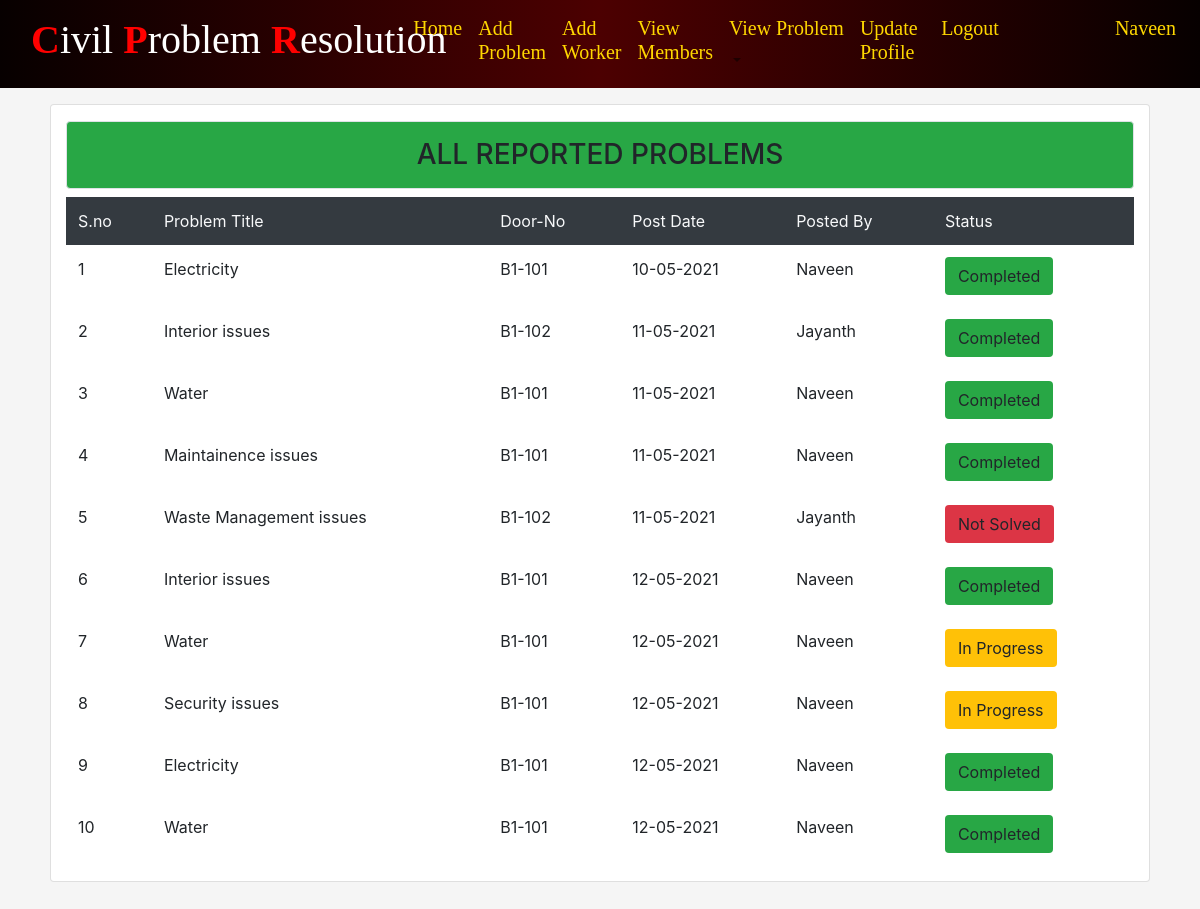
The page /allpro/ (signed in) on the database as committed earlier.
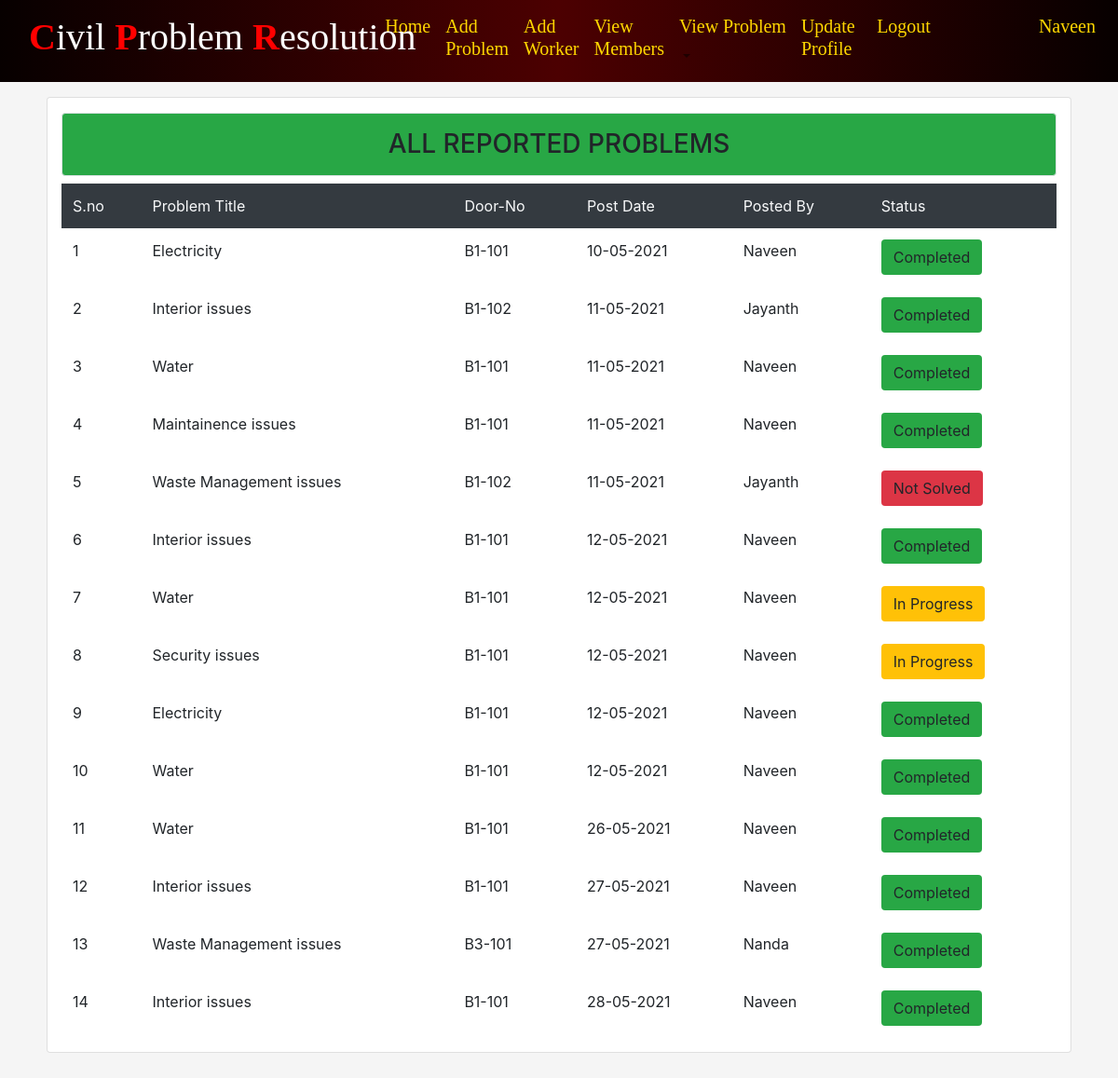
The same page on the database as committed later.
### CPRapp/models.py (models this page shows, shortened)
class Problem(models.Model):
	ptitle=models.CharField(max_length=200)
	pdesc=models.TextField()
	doorno=models.CharField(max_length=200)
	postdate=models.TextField(max_length=200,default='')
	postedby=models.CharField(max_length=200,default='')
	useremail=models.EmailField(max_length=200,default='')
	vote= models.IntegerField(default=0)
	pstatus=models.TextField(max_length=200,default='NotSolved')
	wassigned=models.CharField(max_length=200,default='')
	pamount=models.IntegerField(default=0)
	cfamount=models.IntegerField(default=0)
	xamount=models.IntegerField(default=0)
	estimatedtime=models.TextField(max_length=200,default='')
	paystatus=models.TextField(default=0)
	feedback=models.CharField(max_length=200,default='')

### CPRapp/views.py (the view)
# urls.py: path('allpro/',views.allpro,name="allpro"),
@login_required
def allpro(rq):
	data=Problem.objects.all()
	return render(rq,'html/allproblems.html',{'info':data})

### CPRapp/templates/html/allproblems.html (shortened to what this page needs)
{% extends 'html/base.html' %}
{% block content %}
<div class="card col-md-11 mt-3 mx-auto"><h3 class="p-3 bg-success text-center
mt-3 border rounded">ALL REPORTED PROBLEMS</h3>
  <table class="table table-borderless table-hover">
    <tr class="bg-dark text-light">
      <td>S.no</td>
      <td>Problem Title</td>
      <td>Door-No</td>
      <td>Post Date</td>
      <td>Posted By</td>
      <td>Status</td>
    </tr>
    {% for i in info %}
    <tr>
      <td>{{forloop.counter}}</td>
      <td>{{i.ptitle}}</td>
      <td>{{i.doorno}}</td>
      <td>{{i.postdate}}</td>
      <td>{{i.postedby}}</td>
      {% if "NotSolved" == i.pstatus %}
         <td><Strong class=" btn bg-danger rounded " href="#">Not Solved</Strong></td>
      {% elif "InProgress" == i.pstatus %}
         <td><Strong class=" btn bg-warning rounded" href="#">In Progress</Strong></td>
      {% else %}
        <td><Strong class=" btn bg-success rounded" href="#">Completed</Strong></td>
      {% endif %}
    </tr>
    {% endfor %}
  </table>
  </div>
{% endblock %}

### CPRapp/templates/html/base.html (shortened to what this page needs)
{% load static %}
<!DOCTYPE html>
<html lang="en">
<head>
  <link rel="stylesheet" href="{% static 'css/bootstrap.min.css' %}">
</head>
<body style="background: #f5f5f5";>
	{% include 'html/navbar.html' %}
	{% block content %}
	{% endblock %}
</body>
</html>

### CPRapp/templates/html/navbar.html (shortened to what this page needs)
{% load static %}
<nav class="navbar navbar-expand-lg navbar-light nav-bk4">
  <div class="col-md-4"><a class="navbar-brand" href="{% url 'hm' %}">
    <h1 style="font-family:Verdana Bold; color:white;"><strong style="color:Red">C</strong>ivil <strong style="color:Red">P</strong>roblem <strong style="color:Red">R</strong>esolution</h1>
  </a></div>
 <div class="collapse navbar-collapse" id="collapsibleNavbar">
    <ul class="navbar-nav ">
    {% if not user.is_authenticated %}
    <li class="nav-item">
      <a class="nav-link" href="{% url 'hm' %}"><h3 style="color:Gold; font-family:Verdana Bold;">Home</h3></a>
    </li>
    <li class="nav-item">
      <a class="nav-link" href="{% url 'about' %}"><h3 style="color:Gold; font-family:Verdana Bold;">About</h3></a>
    </li>
    <li class="nav-item">
      <a class="nav-link" href="{% url 'contact' %}"><h3 style="color:Gold; font-family:Verdana Bold;">Contact Us</h3></a>
    </li>
    <li class="nav-item">
      <a class="nav-link" href="{% url 'achievements' %}"><h3 style="color:Gold; font-family:Verdana Bold;">Achievements</h3></a>
    </li>
    <li></li>
    <li class="nav-item">
      <a class="nav-link" href="{% url 'ulog' %}"><h3 style="color:Gold; font-family:Verdana Bold;">Login Here</h3></a>
    </li>
    <li></li>
    <li class="nav-item">
      <a class="nav-link" href="{% url 'reg' %}"><h3 style="color:Gold; font-family:Verdana Bold;">New User</h3></a>
    </li>
    <!-- <li class="nav-item">
      <a class="nav-link" href="{% url 'alog' %}"><h3 style="color:Gold; font-family:Verdana Bold;">Admin Login</h3></a>
    </li> -->
    <div class="col-sm-2 mx-auto"><img src="{% static 'images/lion.png' %}" alt="lion" style="margin-left :100px;width:50px;height:50px;border-radius:50%;background-color:transparent;">
  <Strong style="font-family:Brush Script MT;color:aqua;font-size:25px;margin-left:100px">Orion</Strong>
  </div>
    {% else %}
      {% if user.is_superuser %}
          <li class="nav-item">
          <a class="nav-link" href="{% url 'dash' %}"><h6 style="color:Gold; font-family:Verdana Bold;">Home</h6></a>
          </li>
          <li class="nav-item">
          <a class="nav-link" href="{% url 'newmem' %}"><h6 style="color:Gold; font-family:Verdana Bold;">Add New Member</h6></a>
          </li>
          <li class="dropdown">
                <a type="button" class="nav-link dropdown-toggle" data-toggle="dropdown">
                <h6 style="color:Gold; font-family:Verdana Bold;">Workers</h6>
              </a>
              <div class="dropdown-menu">
                <a class="nav-link" href="{% url 'addwork' %}"><h5 style="color:black; font-family:Verdana Bold;">Add Worker</h5></a>
                <a class="nav-link" href="{% url 'workview' %}"><h5 style="color:black; font-family:Verdana Bold;">View Worker</h5></a>
              </div>
        </li>
        <li class="dropdown">
                <a type="button" class="nav-link dropdown-toggle" data-toggle="dropdown">
                <h6 style="color:Gold; font-family:Verdana Bold;">BlockManagers</h6>
              </a>
              <div class="dropdown-menu">
                <a class="nav-link" href="{% url 'addfm' %}"><h6 style="color:black; font-family:Verdana Bold;">Add BlockManagers</h5></a>
                <a class="nav-link" href="{% url 'fmview' %}"><h6 style="color:black; font-family:Verdana Bold;">View BlockManagers</h5></a>
              </div>
        </li>
          <li class="nav-item">
          <a class="nav-link" href="{% url 'userview' %}"><h6 style="color:Gold; font-family:Verdana Bold;">View Users</h6></a>
          </li>
          <li class="nav-item">
          <a class="nav-link" href="{% url 'memview' %}"><h6 style="color:Gold; font-family:Verdana Bold;">View Members</h6></a>
          </li>
          <li class="dropdown">
                <a type="button" class="nav-link dropdown-toggle" data-toggle="dropdown">
                <h6 style="color:Gold; font-family:Verdana Bold;">Problems</h6>
              </a>
              <div class="dropdown-menu">
                <a class="dropdown-item" href="{% url 'pns' %}"><h5 style="color:black; font-family:Verdana Bold;">Problems Not Solved</h5></a>
                <a class="dropdown-item" href="{% url 'pis' %}"><h5 style="color:black; font-family:Verdana Bold;">Problems in Progress</h5></a>
                <a class="dropdown-item" href="{% url 'ps' %}"><h5 style="color:black; font-family:Verdana Bold;">Problems Resolved</h5></a>
                <a class="dropdown-item" href="{% url 'allpro' %}"><h5 style="color:black; font-family:Verdana Bold;">View All Problems</h5></a>
              </div>
        </li>
        <li class="nav-item">
          <a class="nav-link" href="{% url 'contview' %}"><h6 style="color:Gold; font-family:Verdana Bold;">View Contact</h6></a>
        </li>
        <li class="nav-item">
            <a class="nav-link" href="{% url 'logo' %}"><h6 style="color:Gold; font-family:Verdana Bold;">Logout</h6></a>
        </li>
        <li class="nav-item" style="margin-left:70px">
            <a class="nav-link" href="#"><h4 style="color:Gold; font-family:Verdana Bold;">{{request.user.username}}</h4></a>
        </li>
      {% else %}
          <li class="nav-item">
            <a class="nav-link" href="{% url 'dash' %}"><h5 style="color:Gold; font-family:Verdana Bold;">Home</h5></a>
          </li>
          <li class="nav-item">
            <a class="nav-link" href="{% url 'addpro' %}"><h5 style="color:Gold; font-family:Verdana Bold;">Add Problem</h5></a>
          </li>
          <li class="nav-item">
            <a class="nav-link" href="{% url 'addwork' %}"><h5 style="color:Gold; font-family:Verdana Bold;">Add Worker</h5></a>
          </li>
          <li class="nav-item">
            <a class="nav-link" href="{% url 'memview' %}"><h5 style="color:Gold; font-family:Verdana Bold;">View Members</h5></a>
          </li>
          <li class="dropdown">
                <a type="button" class="nav-link dropdown-toggle" data-toggle="dropdown">
                <h5 style="color:Gold; font-family:Verdana Bold;">View Problem</h5>
              </a>
        </li>
        <li class="nav-item">
            <a class="nav-link" href="{% url 'upf' %}"><h5 style="color:Gold; font-family:Verdana Bold;">Update Profile</h5></a>
        </li>
        <li class="nav-item">
            <a class="nav-link" href="{% url 'logo' %}"><h5 style="color:Gold; font-family:Verdana Bold;">Logout</h5></a>
        </li>
        <li class="nav-item" style="margin-left:100px">
            <a class="nav-link" href="#"><h5 style="color:Gold; font-family:Verdana Bold;">{{request.user.username}}</h5></a>
        </li>
      {% endif %}
{% endif %}
</ul>
</div>
</nav>

### CPRapp/templates/html/navbar.html (style rules this page uses)
.nav-bk4 { background: #070000; background: -webkit-linear-gradient(to right, #070000, #4C0001, #070000); background: linear-gradient(to right, #070000, #4C0001, #070000); }

Rows that differ between the two databases and show on the page:
added Problem: ptitle "Water", doorno "B1-101", postdate "26-05-2021", postedby "Naveen", pstatus "Completed"
added Problem: ptitle "Interior issues", doorno "B1-101", postdate "27-05-2021", postedby "Naveen", pstatus "Completed"
added Problem: ptitle "Waste Management issues", doorno "B3-101", postdate "27-05-2021", postedby "Nanda", pstatus "Completed"
added Problem: ptitle "Interior issues", doorno "B1-101", postdate "28-05-2021", postedby "Naveen", pstatus "Completed"
